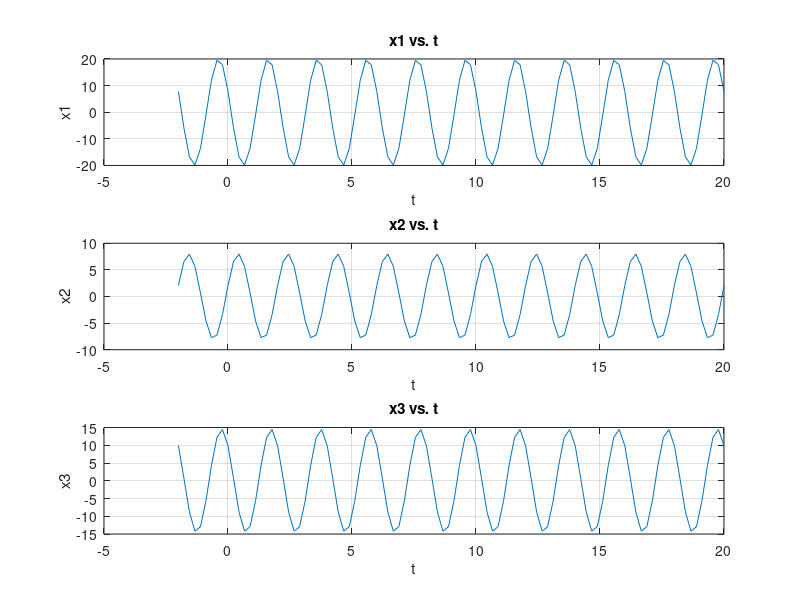

Write the MATLAB code that produced this figure.
%MATLAB Review
%YANG ZHANG
%Sunday, September 04, 2016
%%
%Assignment 7
clear;
clc;
t = linspace(-2 , 20);
x1 = 20 * cos(2*pi*5000*t + 67/180*pi);
x2 = 8 * cos(2*pi*5000*t - 75/180*pi);
x3 = x1 + x2;
subplot(3,1,1);
plot(t,x1);
grid();
xlabel('t');
ylabel('x1');
title('x1 vs. t');

subplot(3,1,2);
plot(t,x2);
grid();
xlabel('t');
ylabel('x2');
title('x2 vs. t');

subplot(3,1,3);
plot(t,x3);
grid();
xlabel('t');
ylabel('x3');
title('x3 vs. t');